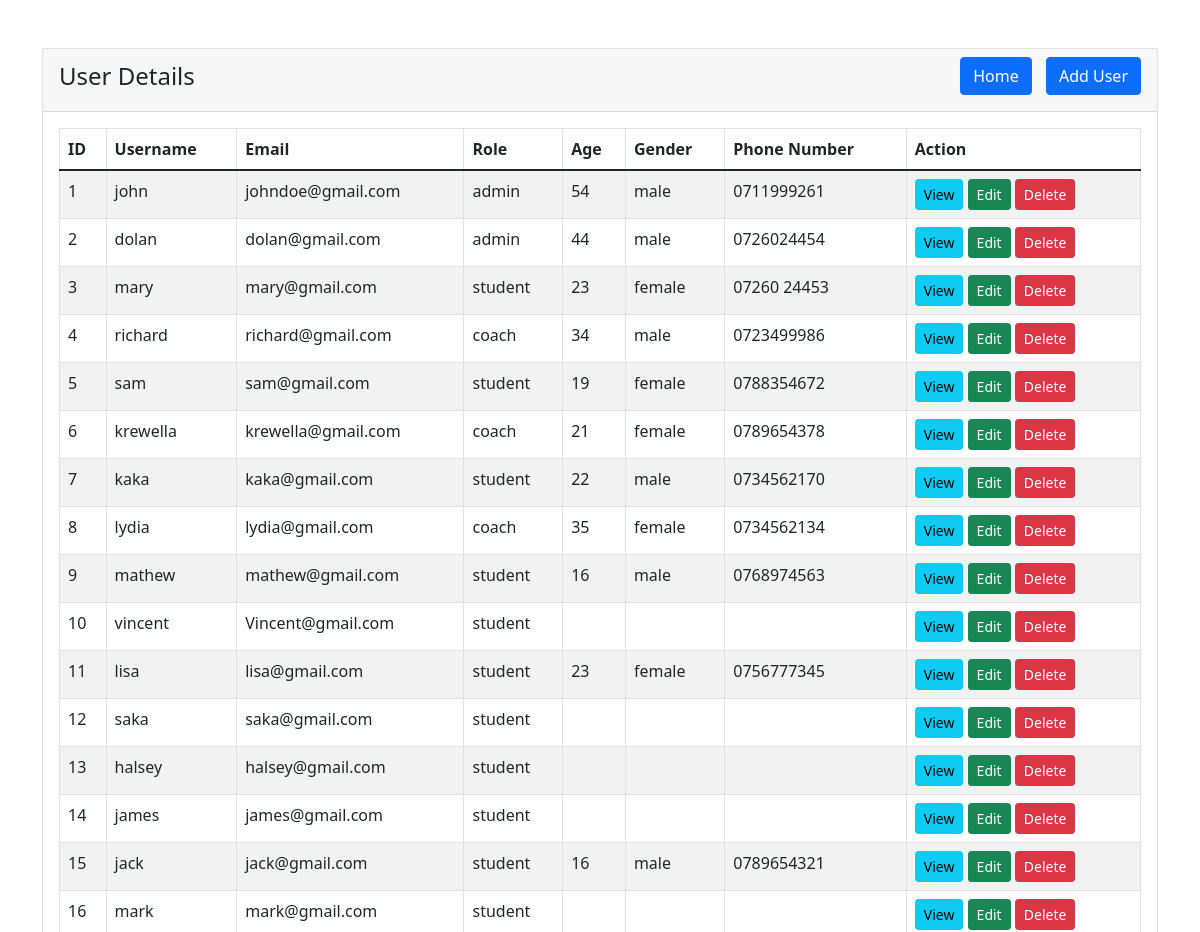
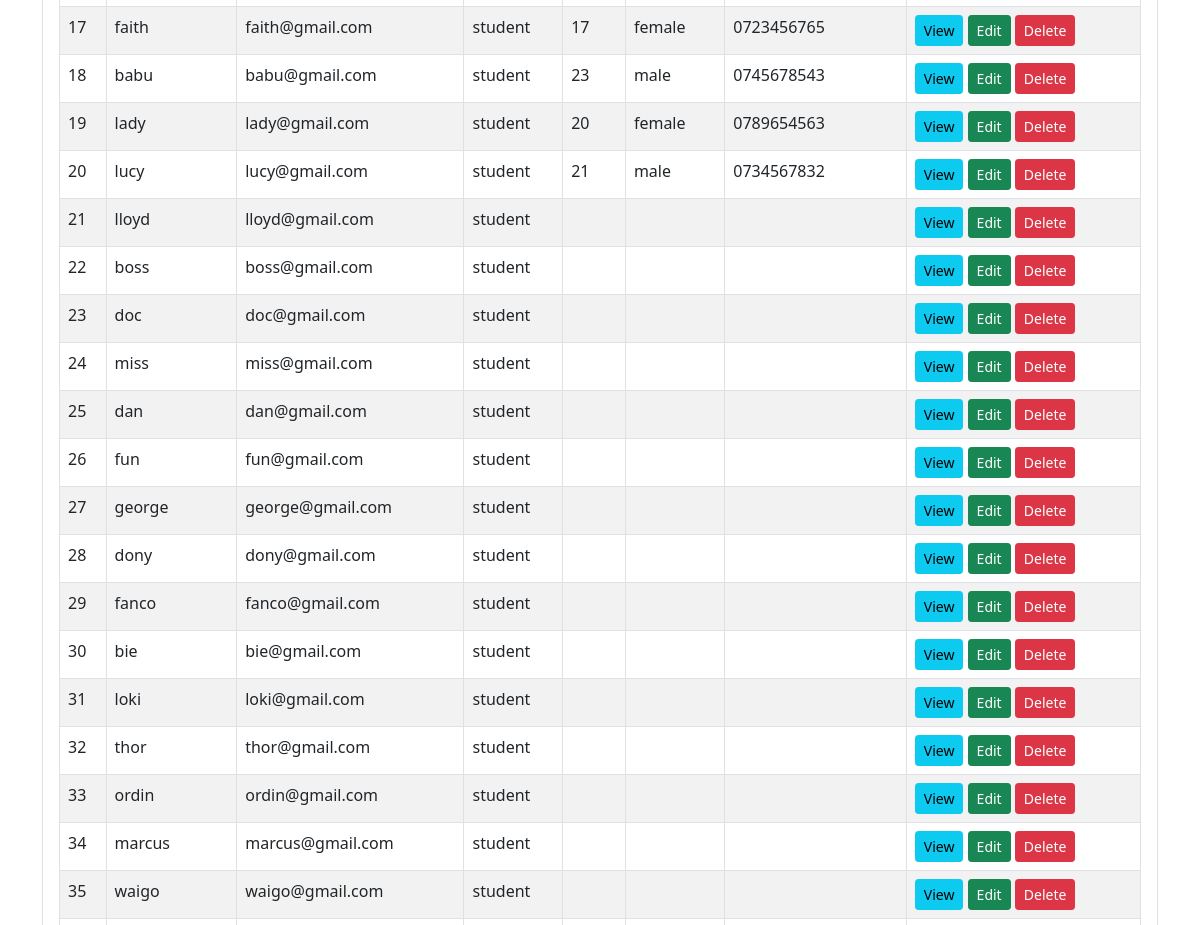
Before: /admin/user_details.php (upper part) with the older database file (2 pictures, top to bottom).
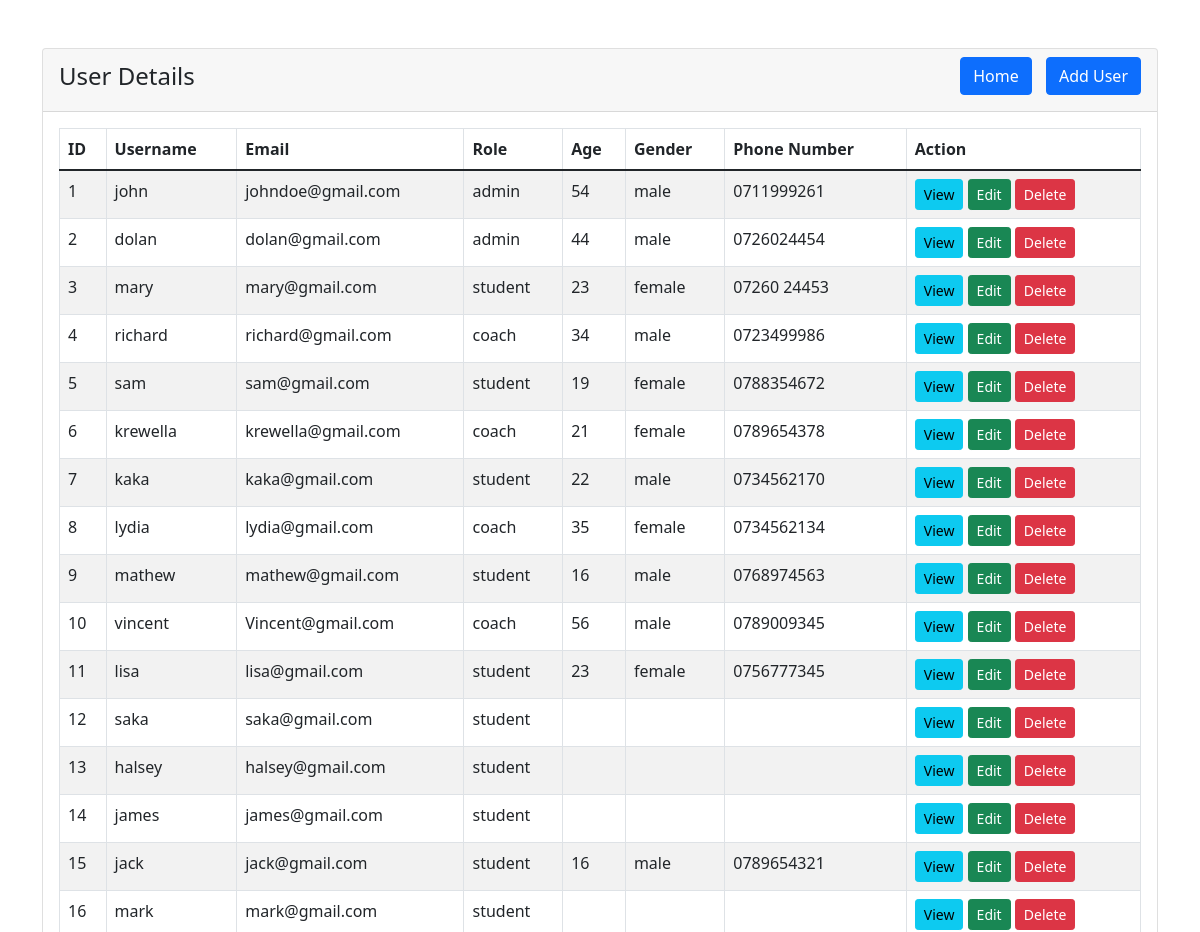
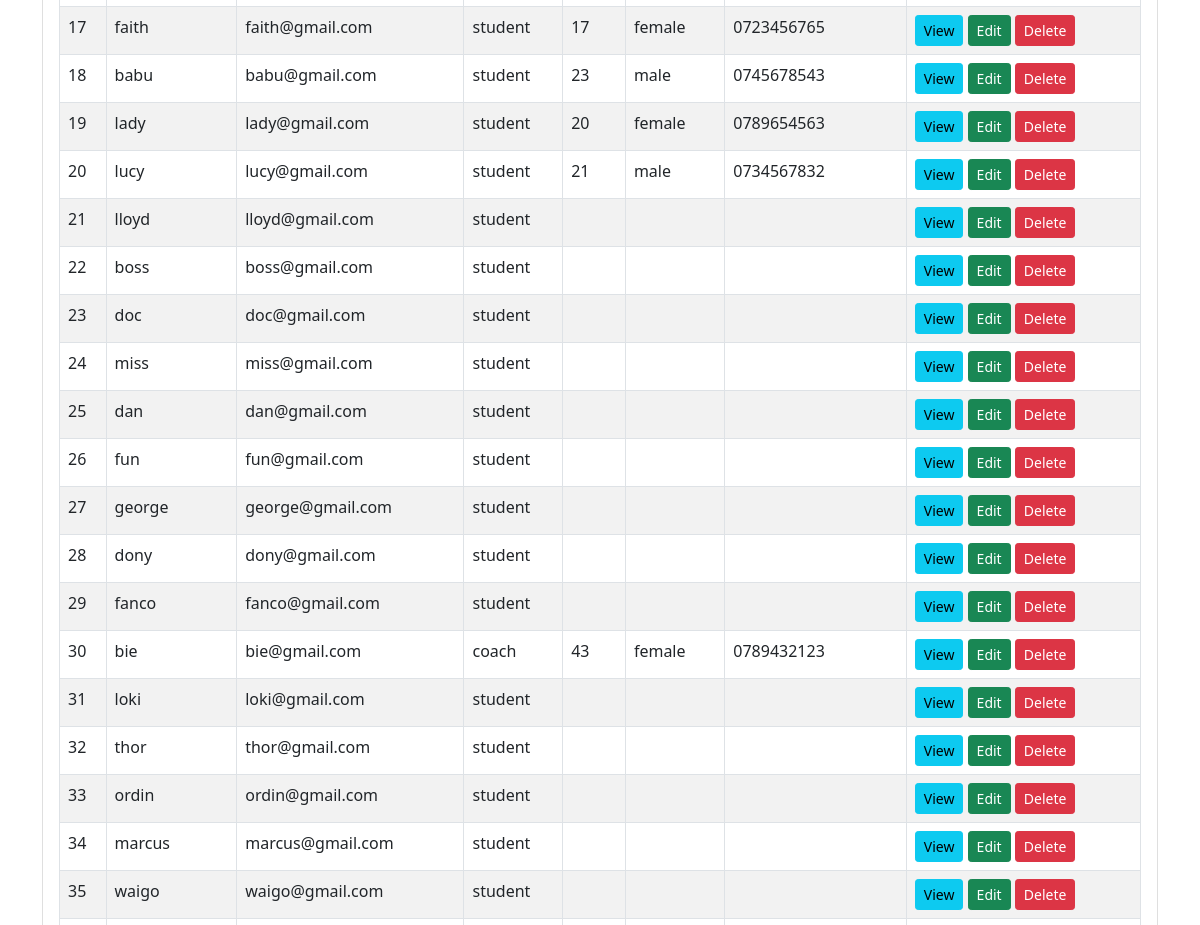
After: the same page with the newer database file (2 pictures, top to bottom).
### tables this page shows
CREATE TABLE `users` (
  `id` int(11) NOT NULL,
  `username` varchar(30) NOT NULL,
  `pwd` varchar(255) NOT NULL,
  `email` varchar(100) NOT NULL,
  `created_at` datetime NOT NULL DEFAULT curtime(),
  `role` varchar(50) NOT NULL DEFAULT 'student',
  `age` int(11) DEFAULT NULL,
  `gender` varchar(10) DEFAULT NULL,
  `phone_number` varchar(20) DEFAULT NULL
);

### admin/user_details.php (the view, shortened to what this page needs)
<?php
require '../includes/dbh.inc.php';
?>
<!doctype html>
<html lang="en">
<head>
    <link href="https://cdn.jsdelivr.net/npm/bootstrap@5.1.3/dist/css/bootstrap.min.css" rel="stylesheet">
</head>
<body>
<div class="container mt-5">
    <div class="row">
        <div class="col-md-12">
            <div class="card">
                <div class="card-header">
                <h4 class="d-flex justify-content-between align-items-center">
                <span>User Details</span>
            <div>
                <a href="dashboard.php" class="btn btn-primary me-2">Home</a>
                <a href="user_create.php" class="btn btn-primary">Add User</a>
        </div>
</h4>
                </div>
                <div class="card-body table-responsive">
                    <table class="table table-bordered table-striped">
                        <thead>
                        <tr>
                            <th>ID</th>
                            <th>Username</th>
                            <th>Email</th>
                            <th>Role</th>
                            <th>Age</th>
                            <th>Gender</th>
                            <th>Phone Number</th>
                            <th>Action</th>
                        </tr>
                        </thead>
                        <tbody>
                        <?php
                        $query = "SELECT * FROM users";
                        $query_run = mysqli_query($con, $query);
                        if (mysqli_num_rows($query_run) > 0) {
                            foreach ($query_run as $user) {
                                ?>
                                <tr>
                                    <td><?= $user['id']; ?></td>
                                    <td><?= $user['username']; ?></td>
                                    <td><?= $user['email']; ?></td>
                                    <td><?= $user['role']; ?></td>
                                    <td><?= $user['age']; ?></td>
                                    <td><?= $user['gender']; ?></td>
                                    <td><?= $user['phone_number']; ?></td>
                                    <td>
                                        <a href="user_view.php?id=<?= $user['id']; ?>" class="btn btn-info btn-sm">View</a>
                                        <a href="user_edit.php?id=<?= $user['id']; ?>" class="btn btn-success btn-sm">Edit</a>
                                        <form action="user_details.php" method="POST" class="d-inline">
                                            <button type="submit" class="btn btn-danger btn-sm">Delete</button>
                                        </form>
                                    </td>
                                </tr>
                                <?php
                            }
                        } else {
                            echo "<h5>No Record Found!</h5>";
                        }
                        ?>
                        </tbody>
                    </table>
                </div>
            </div>
        </div>
    </div>
</div>
</body>
</html>

Changed rows visible on the page:
changed users "vincent": role "student" → "coach"; age (not shown) → "56"; gender (not shown) → "male"; phone_number (not shown) → "0789009345"
changed users "bie": role "student" → "coach"; age (not shown) → "43"; gender (not shown) → "female"; phone_number (not shown) → "0789432123"
